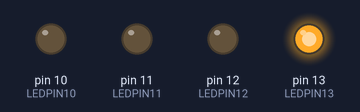
Bench run of a sketch on a simulated Arduino Uno, built with avr-gcc and run on an emulated ATmega328P. Shown: output pins drawn as LEDs (lit = HIGH).

Above: at 0.1 s.
At 0.7 s:
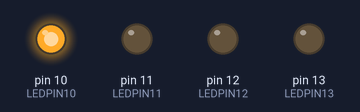
At 1.3 s:
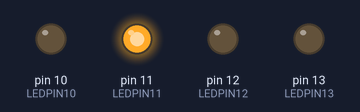
At 2.7 s:
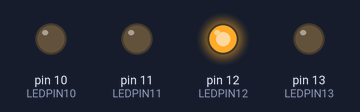
Timing chart, 0 to 3.0 s (numbered marks = the images above):
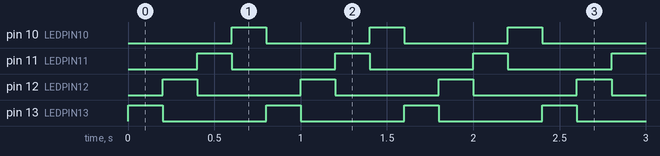

The sketch:

Etape_1.ino
```cpp
#define LEDPIN13 13 //Associe le nb au mot " LEDPIN " dans le programme
#define LEDPIN12 12 //Associe le nb au mot " LEDPIN " dans le programme
#define LEDPIN11 11 //Associe le nb au mot " LEDPIN " dans le programme
#define LEDPIN10 10 //Associe le nb au mot " LEDPIN " dans le programme

//ce qui a pour conséquence de tout simplement remplacer tout les LEDPIN dans le programme par  13.


#define PAUSEON 200 //Associe 500 à PAUSEON.

#define PAUSEOFF 0// Associe 500 à PAUSEOFF

void setup() {

pinMode(LEDPIN13, OUTPUT); //Déclare le numéro de pin associé à LEDPIN comme une sortie = pinMode(13, OUTPUT);
pinMode(LEDPIN12, OUTPUT); //Déclare le numéro de pin associé à LEDPIN comme une sortie = pinMode(12, OUTPUT);
pinMode(LEDPIN11, OUTPUT); //Déclare le numéro de pin associé à LEDPIN comme une sortie = pinMode(11, OUTPUT);
pinMode(LEDPIN10, OUTPUT); //Déclare le numéro de pin associé à LEDPIN comme une sortie = pinMode(10, OUTPUT);

}

void loop() {

digitalWrite(LEDPIN13,HIGH); //Place le pin digital 13 à l'état HAUT (5V) -> Led allumée
delay(PAUSEON); //Met en pause le programme pendant la valeur de PAUSEON en ms

digitalWrite(LEDPIN13,LOW); //Place le pin digital 13 à l'état BAS (0V) -> Led éteinte
delay(PAUSEOFF); //Met en pause le programme pendant la valeur de PAUSEOFF en ms


digitalWrite(LEDPIN12,HIGH); //Place le pin digital 12 à l'état HAUT (5V) -> Led allumée
delay(PAUSEON); //Met en pause le programme pendant la valeur de PAUSEON en ms

digitalWrite(LEDPIN12,LOW); //Place le pin digital 12 à l'état BAS (0V) -> Led éteinte
delay(PAUSEOFF); //Met en pause le programme pendant la valeur de PAUSEOFF en ms


digitalWrite(LEDPIN11,HIGH); //Place le pin digital 11 à l'état HAUT (5V) -> Led allumée
delay(PAUSEON); //Met en pause le programme pendant la valeur de PAUSEON en ms

digitalWrite(LEDPIN11,LOW); //Place le pin digital 11 à l'état BAS (0V) -> Led éteinte
delay(PAUSEOFF); //Met en pause le programme pendant la valeur de PAUSEOFF en ms


digitalWrite(LEDPIN10,HIGH); //Place le pin digital 10 à l'état HAUT (5V) -> Led allumée
delay(PAUSEON); //Met en pause le programme pendant la valeur de PAUSEON en ms

digitalWrite(LEDPIN10,LOW); //Place le pin digital 10 à l'état BAS (0V) -> Led éteinte
delay(PAUSEOFF); //Met en pause le programme pendant la valeur de PAUSEOFF en ms
}
```

Measured:
- by itself, pin 10 (LEDPIN10), pin 11 (LEDPIN11), pin 12 (LEDPIN12), pin 13 (LEDPIN13): alternates HIGH for 0.20 s and LOW for 0.60 s
- by itself, everything shown: repeats every 0.80 s, in 4 steps
